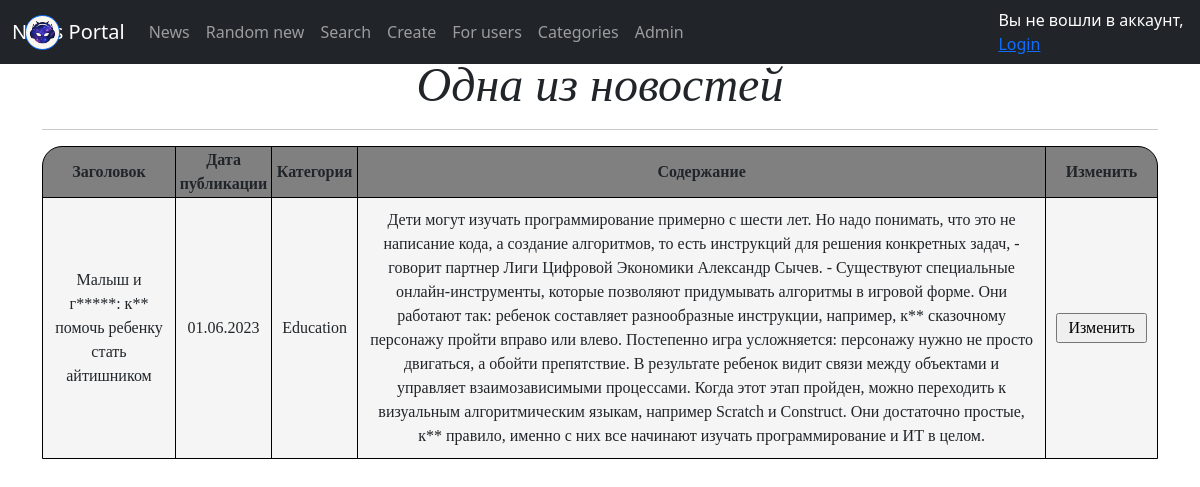
The page /articles/3 on the database its author committed.
### news/models.py (models this page shows, shortened)
class Post(models.Model):
    news = 'NE'
    article = 'AR'
    name = models.CharField(max_length=255)
    type = models.CharField(max_length=2, choices=TYPE_OF_NEW, default=news)
    datetime_in = models.DateTimeField(auto_now_add=True)
    content = models.TextField()
    category = models.ManyToManyField('Category', through='PostCategories')
    author = models.ForeignKey('Author', on_delete=models.CASCADE, related_name='author')
    rating = models.IntegerField(default=0)

class Category(models.Model):
    category_name = models.CharField(max_length=255, unique=True)
    subscribers = models.ManyToManyField(User)
    def __str__(self):
        return self.category_name.title()

### news/views.py (the view)
# urls.py: path('<int:pk>', PostDetail.as_view(), name='post_detail'),
class PostDetail(DetailView):
    model = Post
    template_name = 'new.html'
    context_object_name = 'new'

### news/templatetags/custom_filters.py (called while the page is built)
@register.filter()
def censor(value, censor_words=CENSOR_WORDS, symbols=SYMBOLS):
    if isinstance(value, str):
        for i in value.split():
            count = 0
            if not i.isalnum():
                for j in symbols:
                    if j in i:
                        count += 1
            if i[:len(i) - count].lower() in censor_words:
                value = value.replace(i[:len(i) - count], i[0] + '*' * (len(i) - 1 - count))
    else:
        try:
            raise AttributeError
        except AttributeError:
            print("AttributeError")
    return value

### news/templatetags/custom_tags.py (called while the page is built)
@register.simple_tag()
def random_new_id():
    return choice([i['id'] for i in Post.objects.all().values('id')])

### templates/new.html (shortened to what this page needs)
{% extends 'flatpages/default.html' %}
{% load static %}
{% load custom_filters %}
{% block content %}
<link rel="stylesheet" type='text/css' href="{% static 'css/news-styles.css' %}">
<h1>Одна из новостей</h1>
<hr>
<div class="table-cube">
	<table>
		<tr class="table-head">
			<th>Заголовок</th>
			<th class="date-time-collumn">Дата публикации</th>
			<th>Категория</th>
			<th>Содержание</th>
			<th style="width: 10%;">Изменить</th>
		</tr>
		<tr>
			<td>{{ new.name|censor }}</td>
			<td>{{ new.datetime_in|date:'d.m.Y' }}</td>
			<td>{% if new.category.all %}
					{% for j in new.category.all %}
				{% if forloop.last %}
					{{ j }}
				{% else %}
					{{ j }},
				{% endif %}
				{% endfor %}
				{% else %}
					Без категории
				{% endif %}
				</td>
			<td>{{ new.content|censor }}</td>
			<td><a href="{{ new.id }}/edit"><input class="edit-button" type="submit" value="Изменить"></a></td>
		</tr>
	</table>
</div>
{% endblock content %}

### static/css/news-styles.css (style rules this page uses)
h1 { font-style: italic; font-family: fantasy; font-size: 3em; }
td { padding: 10px; background-color: whitesmoke; }
table { border-collapse: collapse; width: 100%; font-family: serif; }
table td, table th { border: 1px solid black; }
table tr:first-child th { border-top: 0; }
table tr:last-child td { border-bottom: 0; }
table tr td:first-child, table tr th:first-child { border-left: 0; }
table tr td:last-child, table tr th:last-child { border-right: 0; }
.table-cube { position: relative; display: flex; justify-content: center; align-items: center; background: gray; border-top-left-radius: 20px; border-top-right-radius: 20px; border: 1px solid black; }
.edit-button { width: 100%; }
.table-head { height: 50px; }

### rows shown on the page
Post: name|censor "Малыш и г*****: к** помочь ребенку стать айтишником", datetime_in "01.06.2023", content|censor "Дети могут изучать программирование примерно с шести лет. Но надо понимать, что это не написание кода, а создание алгоритмов, то есть инструкций для решения конкретных задач, - говорит партнер Лиги Цифровой Экономики Александр Сычев. - Существуют специальные онлайн-инструменты, которые позволяют придумывать алгоритмы в игровой форме. Они работают так: ребенок составляет разнообразные инструкции, например, к** сказочному персонажу пройти вправо или влево. Постепенно игра усложняется: персонажу нужно не просто двигаться, а обойти препятствие. В результате ребенок видит связи между объектами и управляет взаимозависимыми процессами. Когда этот этап пройден, можно переходить к визуальным…"
Category: category_name "Education"
